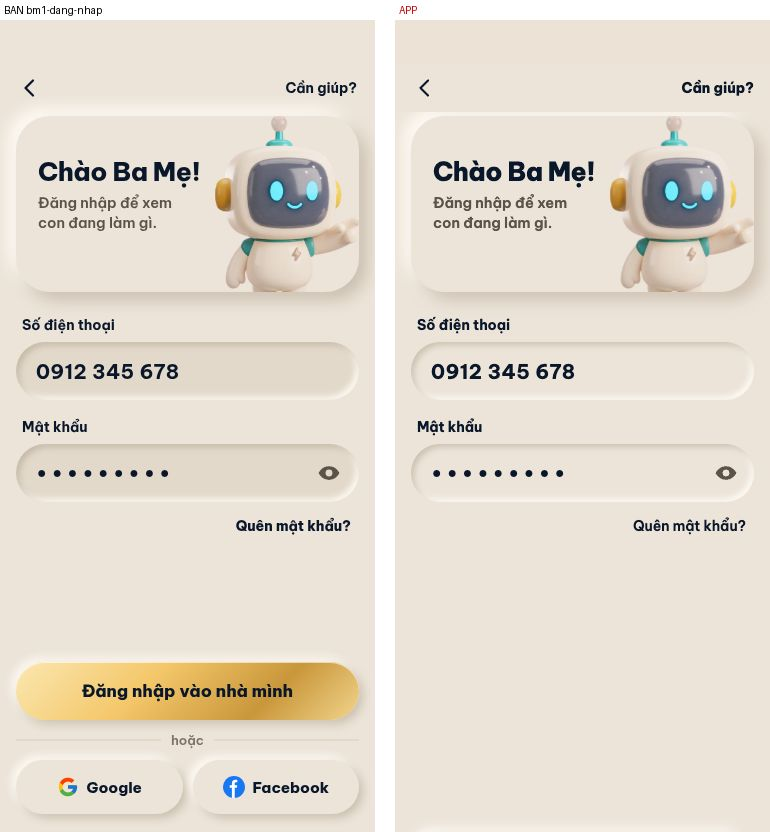
#> input picture 483/bm-dang-nhap/bm1-dang-nhap.jpg, 770 x 832 px
$ python doi_navy.py ../../483/bm-dang-nhap/bm1-dang-nhap.jpg ../../483/bm-dang-nhap/them-2g3zpiie.jpg
#> lines starting #> are read from the running program, lines starting #| are printed output that depends on the picture; after the words box and inside, x2 and y2 are one past the last pixel; in counts of white or black regions, pixels touching at a corner belong together
import sys, numpy as np
from PIL import Image
from scipy import ndimage
NAVY=np.array([10,22,41])/255; NAVY2=np.array([0.21,0.31,0.50]); KEM=np.array([0xEC,0xE4,0xD9])/255
def hsv(f):
    mx=f.max(2); mn=f.min(2); d=mx-mn+1e-6; r,g,b=f[...,0],f[...,1],f[...,2]
    h=np.where(mx==r,((g-b)/d)%6,np.where(mx==g,(b-r)/d+2,(r-g)/d+4))*60
    return h,d/(mx+1e-6),mx
def mask_khoi(h,s,v):
    lo=(h>140)&(h<181)&(s>0.30)
    lab,n=ndimage.label(lo)
    if not n: return np.zeros_like(lo,dtype=np.float32)
    sz=ndimage.sum(lo,lab,range(1,n+1)); keep=np.zeros(n+1,bool)
    big=sz.max(); keep[1:]=sz>big*0.02            # khối đất sét + các chữ Grow (thành phần đủ lớn)
    # bỏ thành phần nằm trong vùng Rob nếu nhỏ (ăng-ten, bình tưới, ngón tay)
    m=keep[lab]
    H=lo.shape[0]; chu=np.zeros_like(lo); chu[int(H*0.62):]=True; m|=lo&chu   # mọi nét chữ Grow
    m=ndimage.binary_dilation(m,iterations=6)&(h>120)&(h<186)&(s>0.12)
    w=m*np.clip((s-0.12)/0.2,0,1)
    return ndimage.gaussian_filter(w.astype(np.float32),0.8)*m
def doi(a):
    f=a.astype(np.float32)/255; h,s,v=hsv(f)
    w=mask_khoi(h,s,v)
    k=np.clip((v-0.15)/0.6,0,1)[...,None]
    nav=NAVY*(1-k)+NAVY2*k
    out=f*(1-w[...,None])+nav*w[...,None]
    # quầng xanh nhạt quanh khối + nền trắng → kem
    h2,s2,v2=hsv(out)
    q=((h2>100)&(h2<190)&(s2<0.45)&(v2>0.40)).astype(np.float32)*(1-w)
    out=out*(1-q[...,None]) + (np.repeat(v2[...,None],3,2)*KEM/0.93)*q[...,None]
    h3,s3,v3=hsv(out); nen=np.clip((v3-0.80)/0.12,0,1)*(s3<0.12)
    out=out*(1-nen[...,None])+(out*KEM/0.97)*nen[...,None]
    return (np.clip(out,0,1)*255).astype(np.uint8)
if __name__=="__main__":
    Image.fromarray(doi(np.array(Image.open(sys.argv[1]).convert('RGB')))).save(sys.argv[2])
#> in hsv, `h=np.where(mx==r,((g-b)/d)%6,np.where(mx==g,(b-r)/d+2,(r-g)/d+4))*60`:
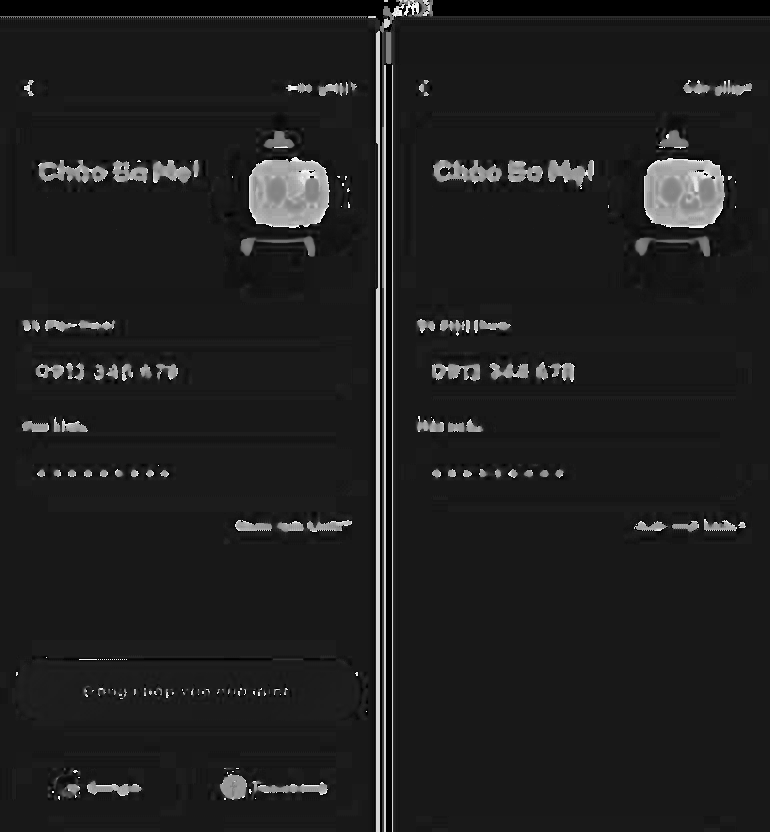
#> h: shape (832, 770) float32; min 0, max 358.9, mean 44.7; drawn with min black and max white
#> in doi, `h, s, v = hsv(f)`:
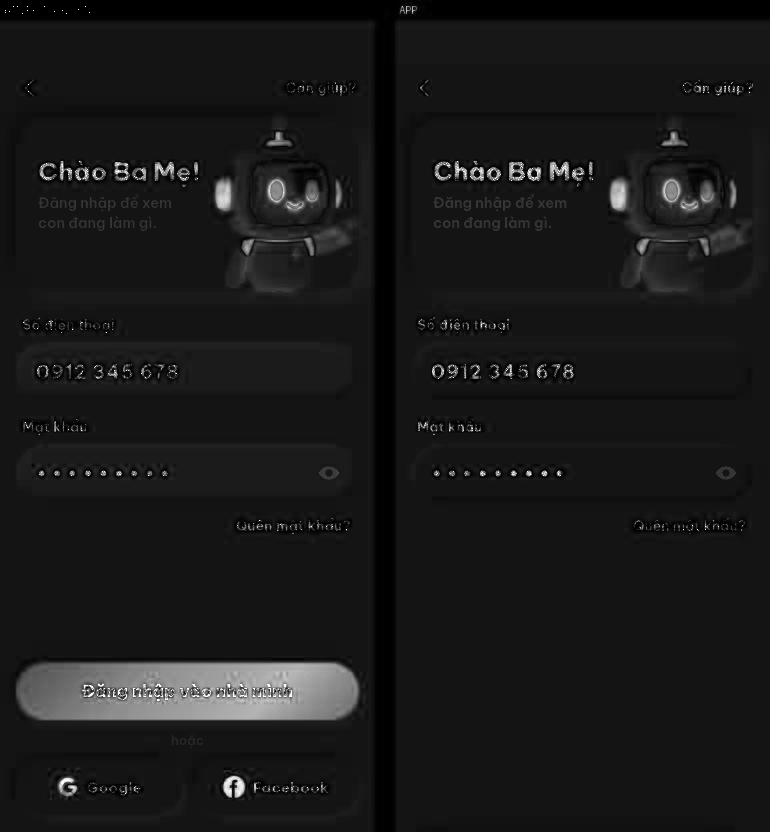
#> s: shape (832, 770) float32; min 1e-06, max 1, mean 0.101
#> in mask_khoi, `lo=(h>140)&(h<181)&(s>0.30)`:
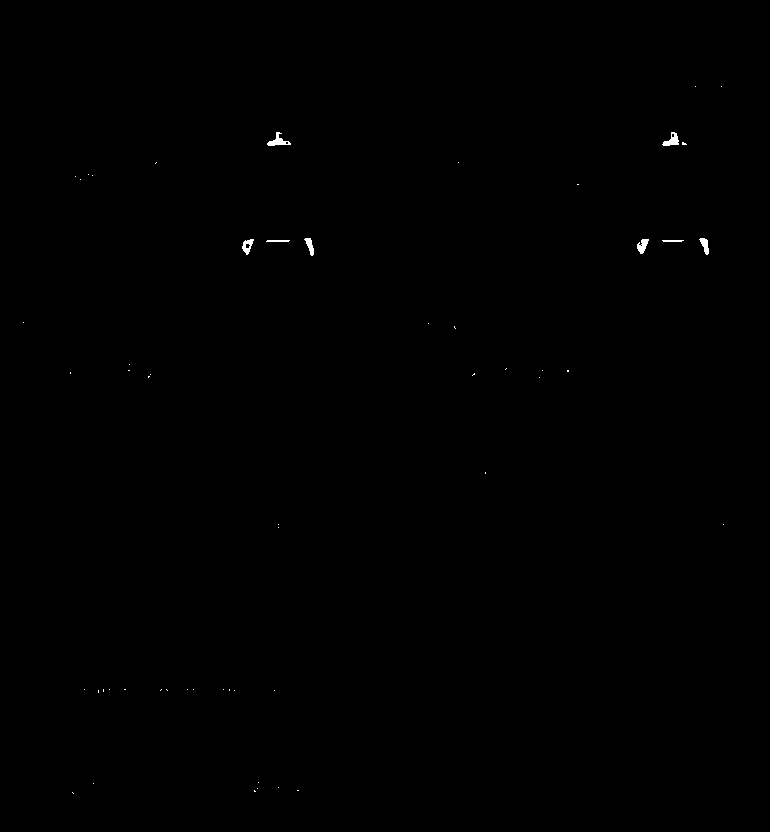
#> lo: shape (832, 770) bool; 0.13% white; 55 white regions (47 under 20 px), largest, box (x1, y1, x2, y2) and area: (267, 132, 291, 146) 139, (662, 132, 679, 146) 125, (637, 239, 649, 254) 108
#> in mask_khoi, `lab,n=ndimage.label(lo)`: lab: shape (832, 770) int32; 63 distinct labels, from 0 to 62
#> in mask_khoi, `lab,n=ndimage.label(lo)`: n = 62
#> in mask_khoi, `sz = ndimage.sum(lo, lab, range(1, n + 1))`: sz = 62 values, max 139 at index 2, min 1 at index 0, mean 13.42
#> in mask_khoi, `big = sz.max()`: big = 139
#> in mask_khoi, `m=ndimage.binary_dilation(m,iterations=6)&(h>120)&(h<186)&(s>0.12)`: m: shape (832, 770) bool; 0.2% white; 41 white regions (33 under 20 px), largest, box (x1, y1, x2, y2) and area: (266, 131, 293, 147) 228, (661, 131, 688, 146) 226, (636, 238, 651, 255) 156
#> in doi, `k=np.clip((v-0.15)/0.6,0,1)[...,None]`:
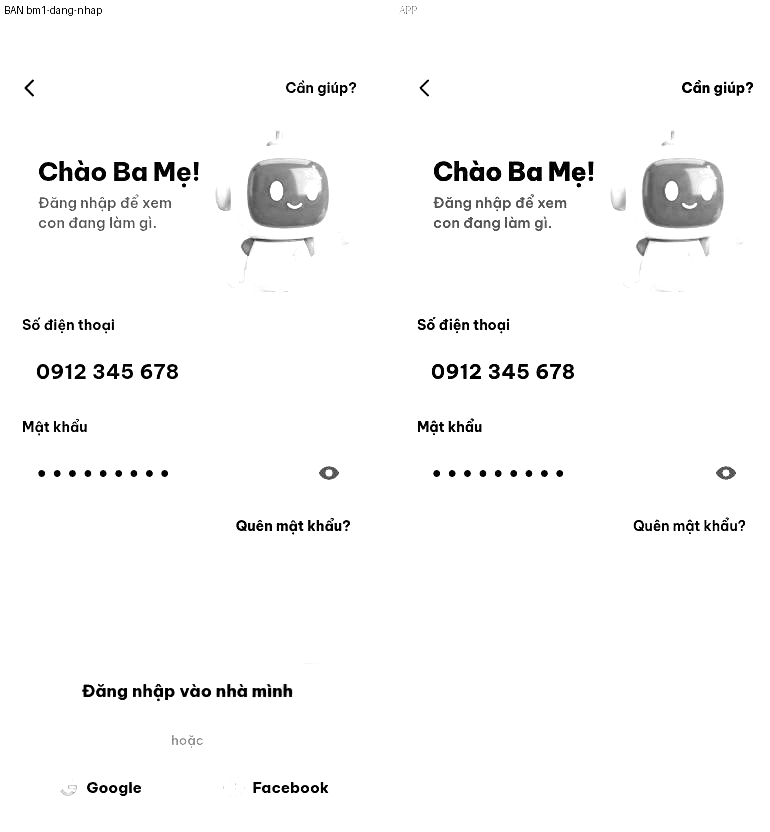
#> k: shape (832, 770, 1) float32; min 0, max 1, mean 0.974
#> in doi, `nav=NAVY*(1-k)+NAVY2*k`:
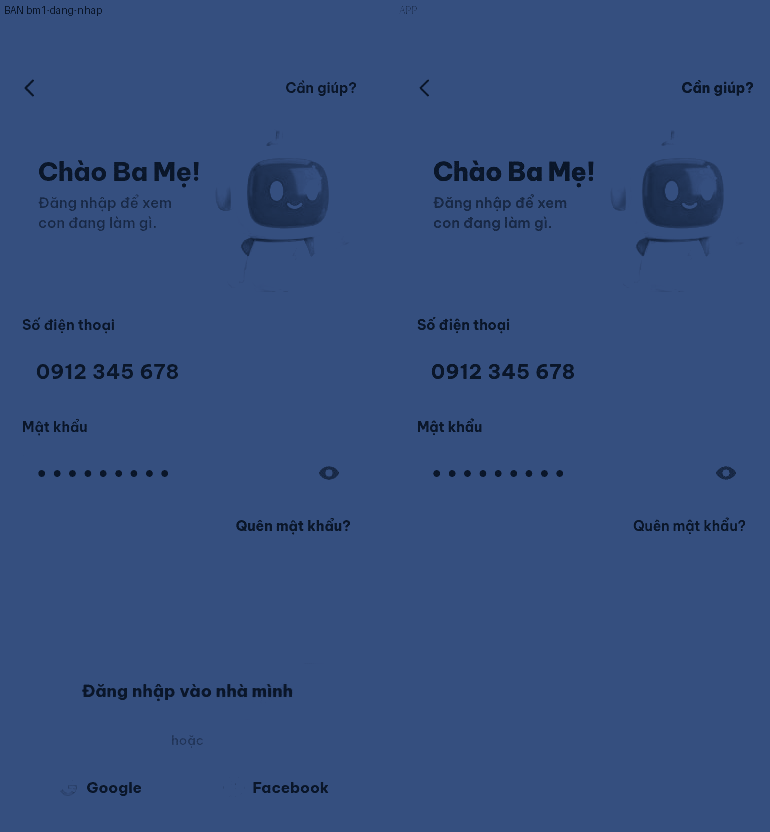
#> nav: shape (832, 770, 3) float64; mean of channels 0, 1, 2 0.206, 0.304, 0.491; drawn as R, G, B
#> in doi, `nen = np.clip((v3 - 0.8) / 0.12, 0, 1) * (s3 < 0.12)`:
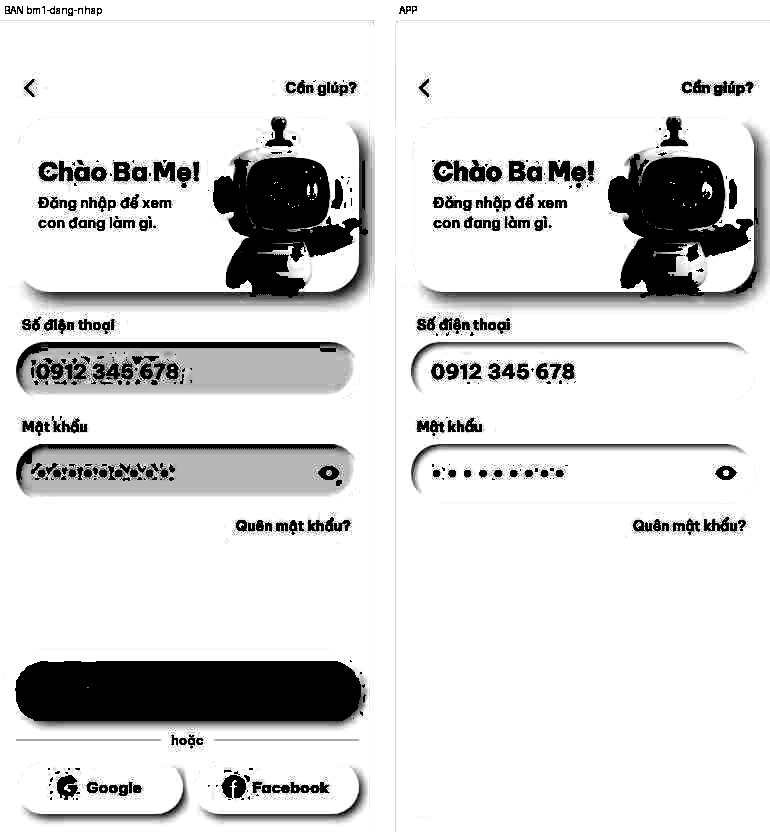
#> nen: shape (832, 770) float64; min 0, max 1, mean 0.855
#> in doi, `out=out*(1-nen[...,None])+(out*KEM/0.97)*nen[...,None]`:
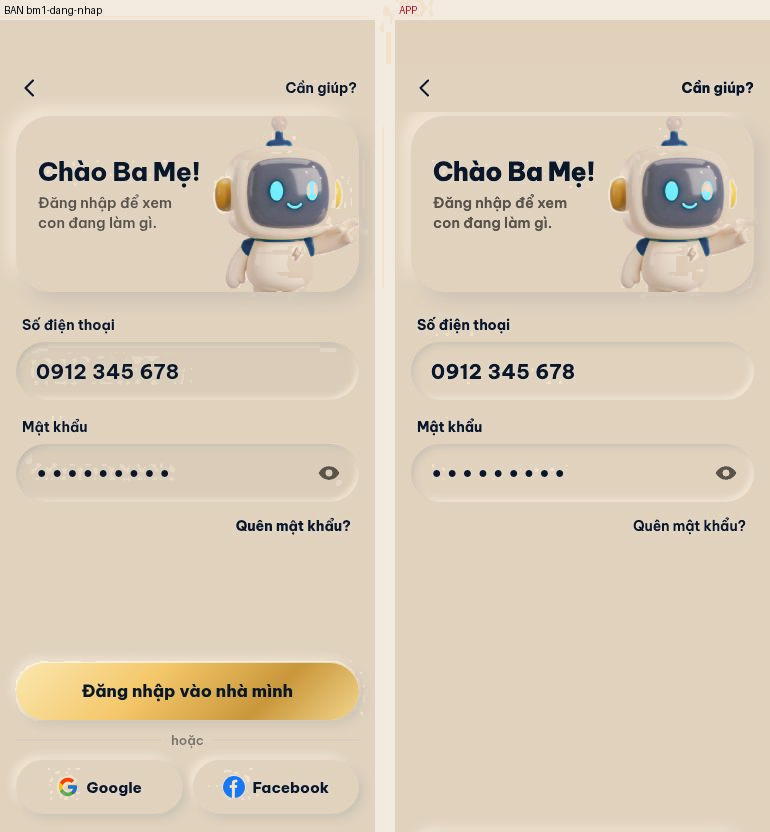
#> out: shape (832, 770, 3) float64; mean R, G, B 0.858, 0.803, 0.726

$ run again, on 483/bm-dang-nhap/them-6aomy24b.jpg
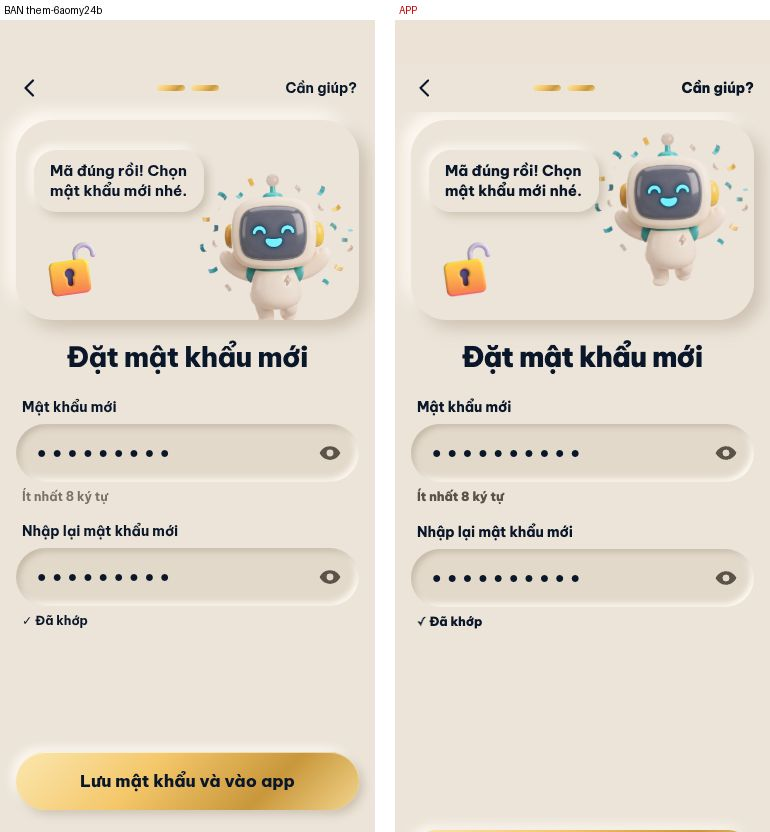
#> input picture 483/bm-dang-nhap/them-6aomy24b.jpg, 770 x 832 px
#> in mask_khoi, `lo=(h>140)&(h<181)&(s>0.30)`:
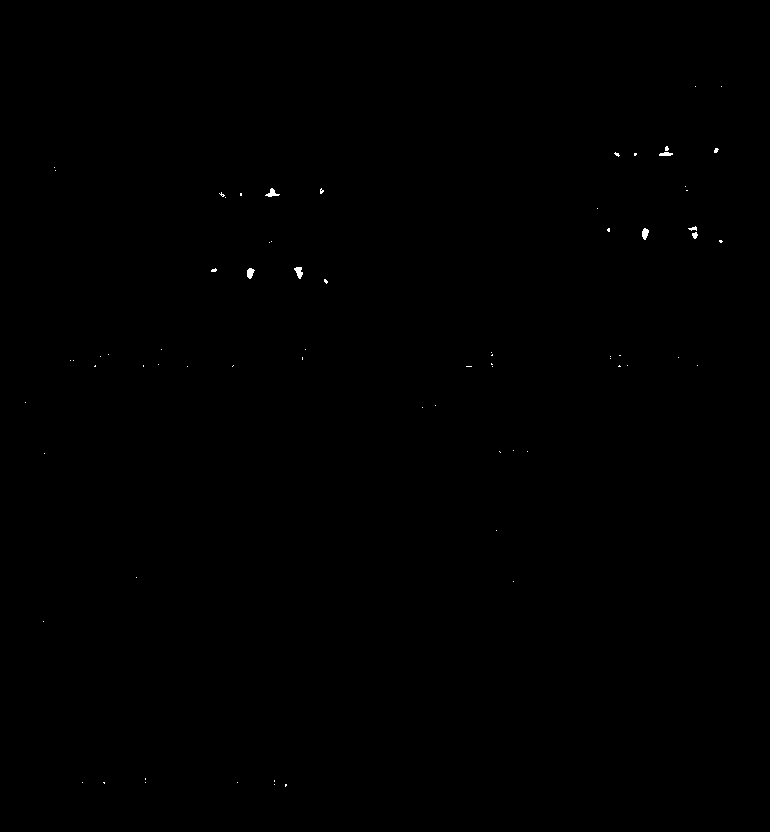
#> lo: shape (832, 770) bool; 0.09% white; 71 white regions (64 under 20 px), largest, box (x1, y1, x2, y2) and area: (294, 267, 303, 279) 66, (265, 188, 280, 197) 61, (247, 268, 255, 279) 60
#> lab: shape (832, 770) int32; 75 distinct labels, from 0 to 74
#> n = 74
#> sz = 74 values, max 66 at index 25, min 1 at index 0, mean 7.64
#> big = 66
#> in doi, `out=out*(1-nen[...,None])+(out*KEM/0.97)*nen[...,None]`:
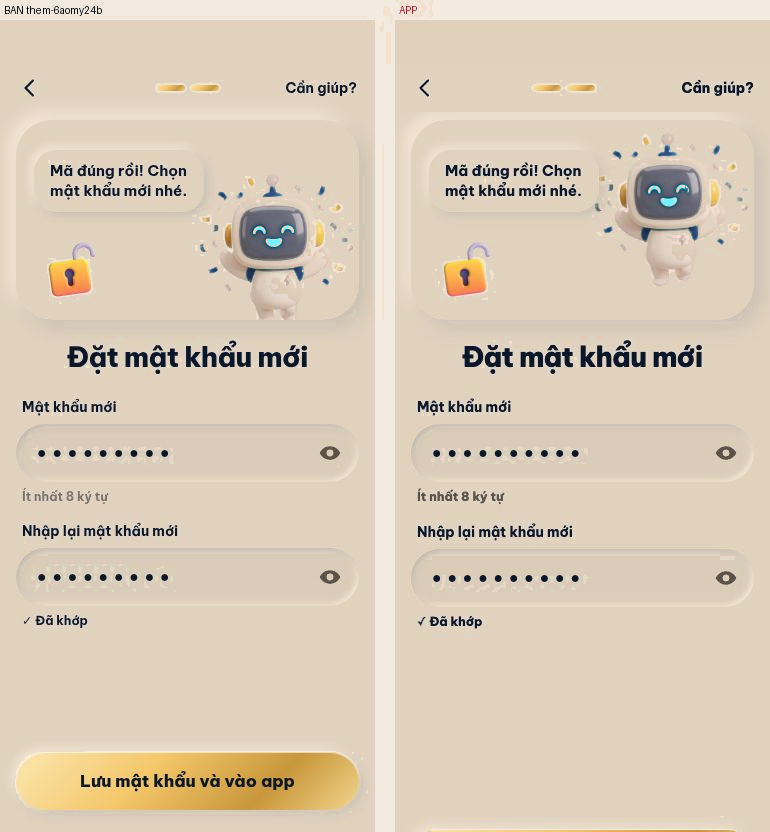
#> out: shape (832, 770, 3) float64; mean R, G, B 0.858, 0.801, 0.722
